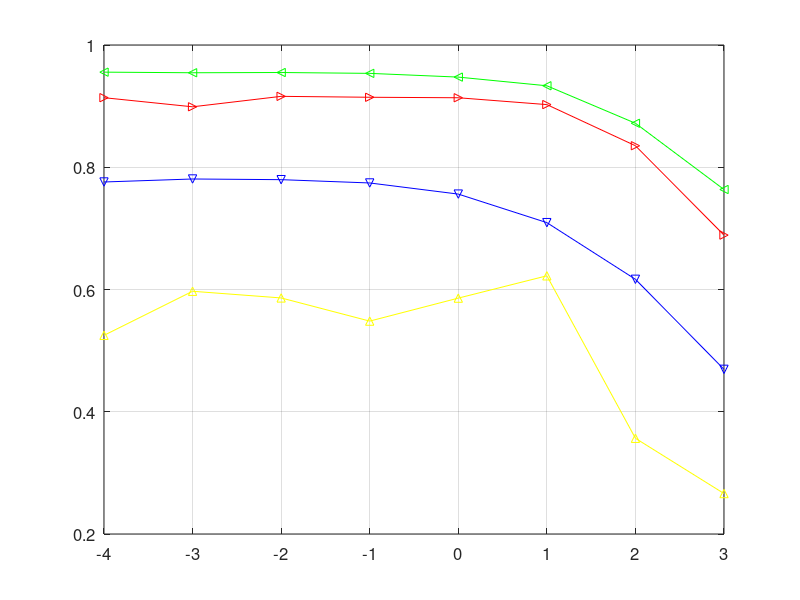

MATLAB code for this plot: (Note: this script raises an error after producing the figure.)
xLambda = [0.0625,0.1250,0.2500,0.5000,1.0000,2.0000,4.0000,8.0000];

yGPCR = [0.7759,0.7808,0.7797,0.7743,0.7561,0.7094,0.6167,0.4694];
plot(log2(xLambda),yGPCR,'bv-');
hold on;

yEnzyme = [0.9138,0.8989,0.9160,0.9145,0.9137,0.9025,0.8352,0.6890];
plot(log2(xLambda),yEnzyme,'r>-');
hold on;

yIC = [0.9556,0.9546,0.9550,0.9536,0.9475,0.9333,0.8720,0.7636];
plot(log2(xLambda),yIC,'g<-');
hold on;

yNR = [0.5250,0.5971,0.5862,0.5483,0.5859,0.6224,0.3566,0.2662];
plot(log2(xLambda),yNR,'y^-');
grid on;

set(gca,'fontsize',12);

mylegend = legend('GPCR','Enzyme','Ion channel','Nuclear receptor',0); 
set(mylegend,'fontsize',16);

handle_xlabel = xlabel('base-2 logarithm of \lambda'); 
set(handle_xlabel,'fontsize',16);

handle_ylabel = ylabel('AUPR'); 
set(handle_ylabel,'fontsize',16);

%title('The effect of parameter lambda');